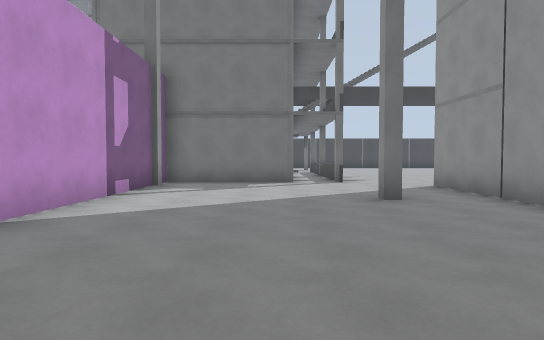
view 1 (above)

24 first-person views from a walk through a 3-D level made in the Godot game engine. The camera is 1.4 m above the floor, tilts 2° down and sees 75° across. The floor is counted in squares, 2 m on a side. Each view is taken from the middle of a square. On the plan, view 1 faces up. The plan holds only what a view shows up to about 11 squares ahead; the rest is blank. The place goes on beyond the plan. Characters and animated objects are not drawn.

view 2
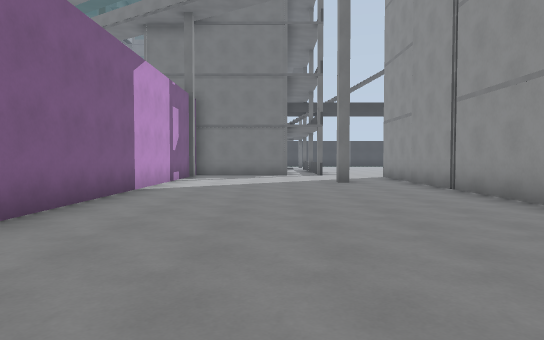

view 3
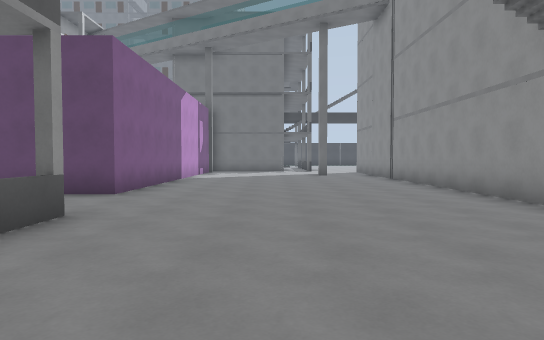

view 4
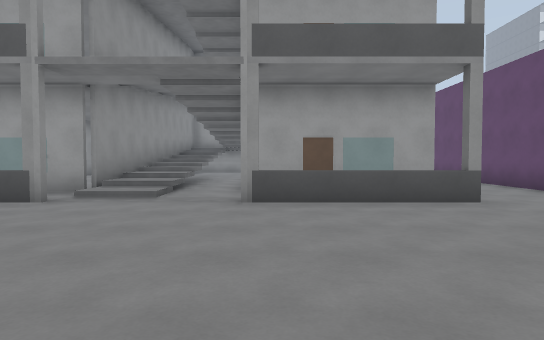

view 5
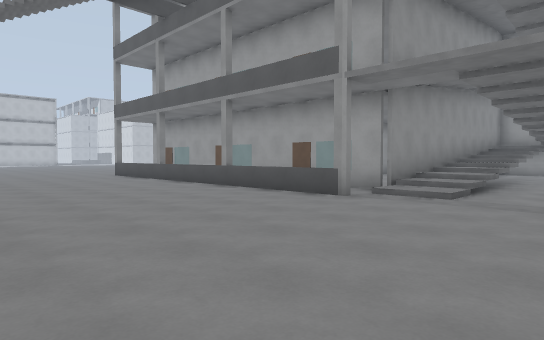

view 6
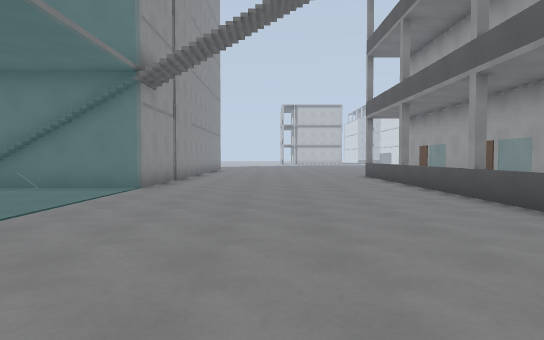

view 7
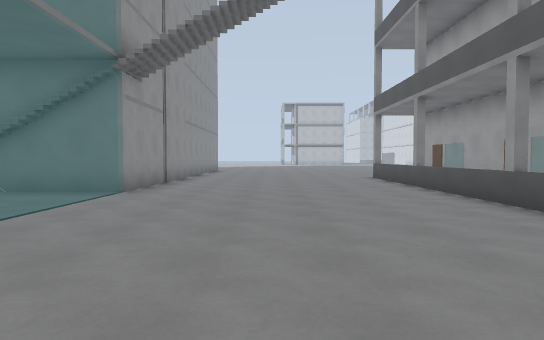

view 8
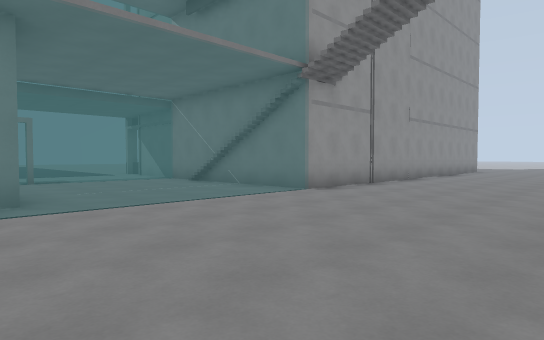

view 9
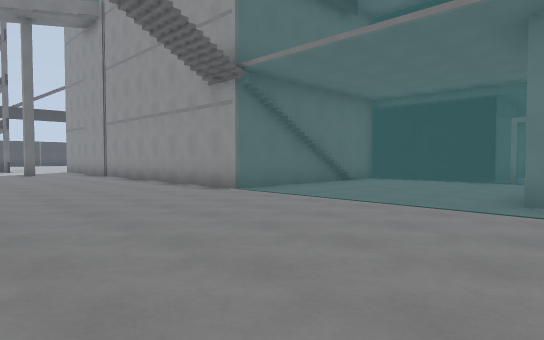

view 10
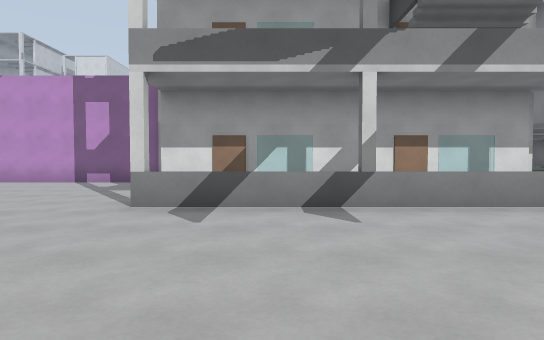

view 11
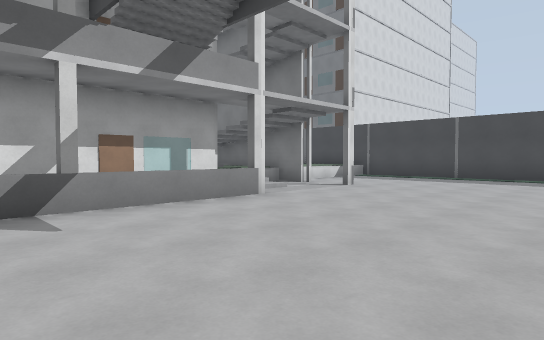

view 12
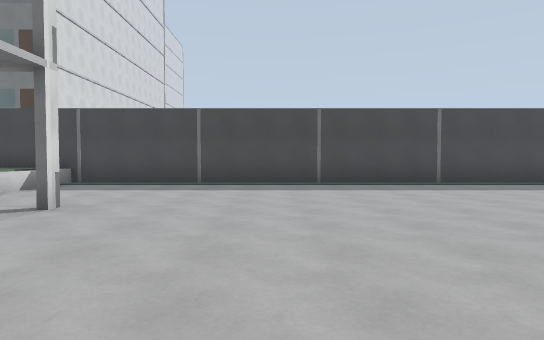

view 13
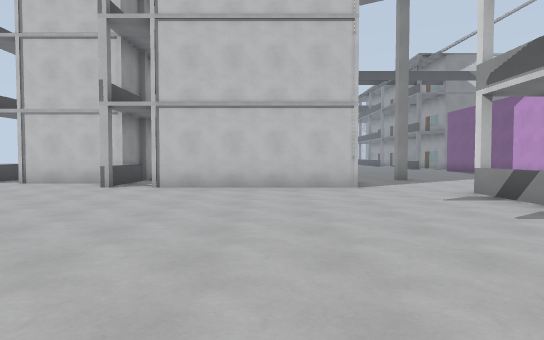

view 14
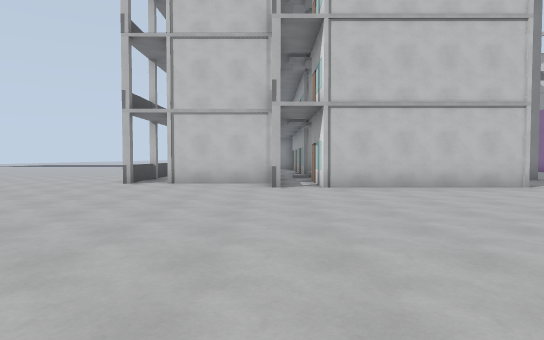

view 15
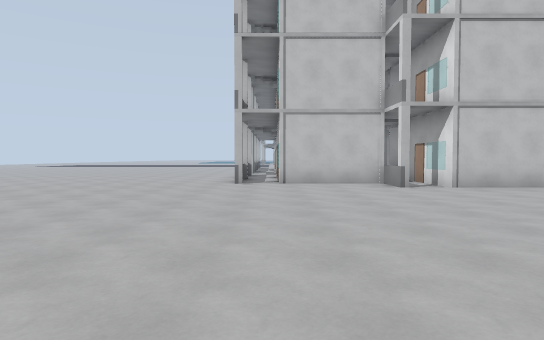

view 16
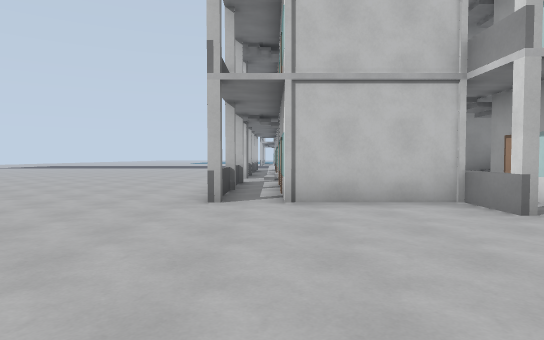

view 17
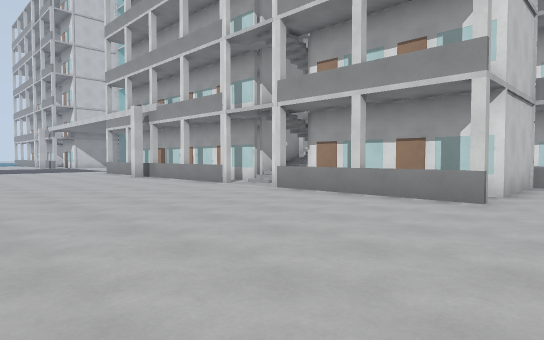

view 18
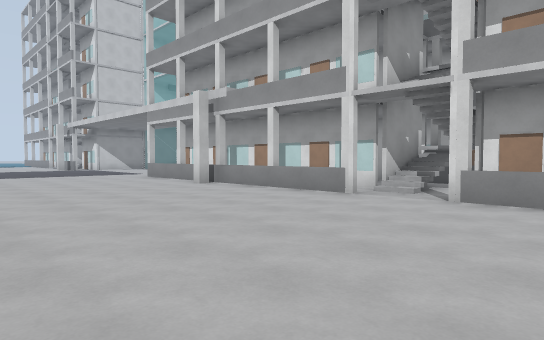

view 19
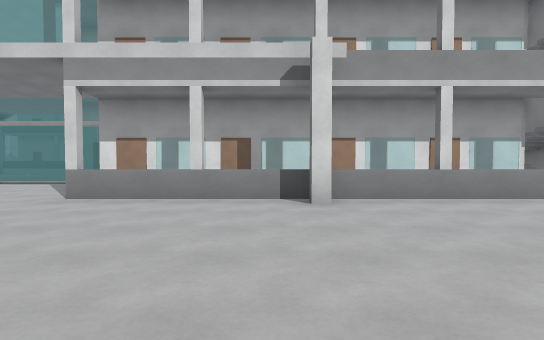

view 20
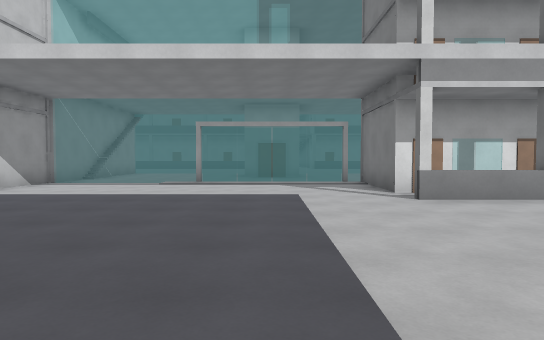

view 21
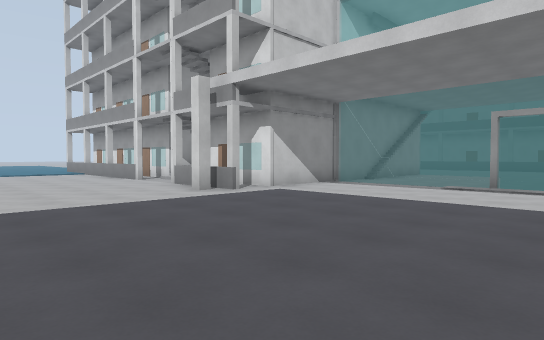

view 22
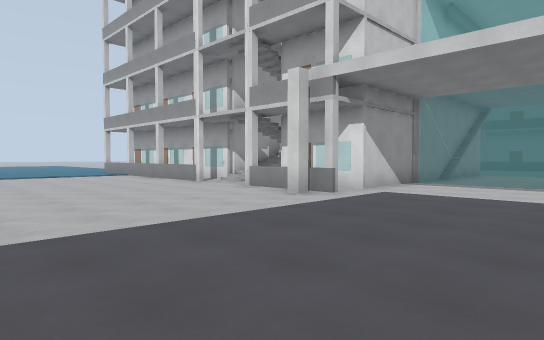

view 23
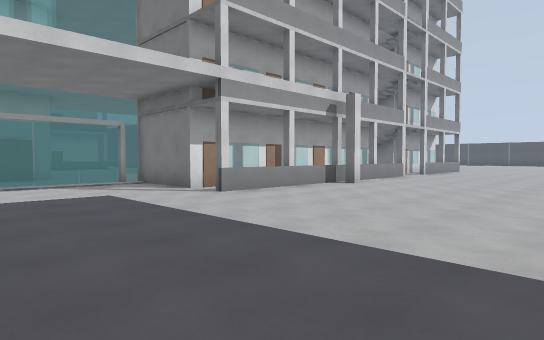

view 24
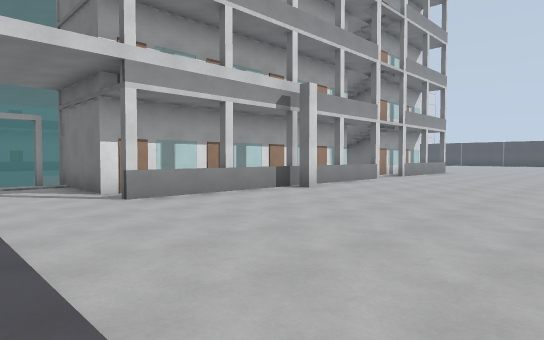

### Floor plan
Points are (right, up) in squares from view 1. A wall is a line through its corners. A room is listed if a view was taken in it or the views show most of it. See-through windows are left out.
Room 1 (views 1, 2, 3, 4, 5, 6, 7, 8, 9)
walls: (-2.5, -3.6) (-2.5, -7.5); (4, -3.9) (4, 8.7); (-2.5, -10.5) (-2.5, -20); (-6.5, -10.6) (-4.1, -10.6); (2.2, 5.8) (1.9, 5.8) (1.9, 6.1) (2.2, 6.1); (0.6, 10) (-3, 10) (-3, -1.2) (-6.5, -1.2); (1.9, 10) (1.9, 10.9); (4, -20.5) (4, -16.1)
ways out: opening at (3.5, 9) to room 2; closed door at (0.5, 11)
Room 2 (views 10, 11, 12, 13, 14, 15, 16, 17, 18, 19, 20, 21, 22, 23, 24)
walls: (10.1, 7.5) (12.8, 7.5) (12.8, 3); (14, 7.6) (14, 3); (10, 8.8) (10, 7.5); (9.9, 6) (9.9, 8.8); (13.9, 3.1) (13.9, 7.5); (11.7, 2.4) (11.7, 1.2); (11.1, 1.2) (12.8, 1.2); (14, 1.2) (14, -7.5); (4, 8.7) (8.8, 8.7) (8.8, 6.1); (14.6, -3) (14.6, -3.5); (2, 16.9) (2, 10); (0.6, 16.9) (0.6, 14.4); (12.8, -7.5) (10.1, -7.5); (10, -7.5) (10, -8); (0.5, 19.7) (-0.9, 19.7); (12.4, 24.6) (-2.4, 24.6); (9.1, -16.1) (12.8, -16.1) (12.8, -19); (14, -16.2) (14, -19); (14.2, -16.6) (14.6, -16.6) (14.6, -17)
low walls: (-0.4, 23.1) (-0.4, 22); (-0.8, 23.6) (-0.8, 22.5); (-0.4, 24.6) (-0.4, 24)
ways out: opening at (3.5, 9) to room 1; closed door at (0.5, 14.5); closed door at (10, -10); closed door at (13, -18); closed door at (13, -7); closed door at (13, 4); gap at (1, 20)

Where each view was taken, in squares from view 1:
view 1: 0 up, 0 right, facing up
view 2: 4 down, 0 right, facing up
view 3: 8 down, 0 right, facing up
view 4: 7 down, 3 right, facing left
view 5: 7 down, 3 right, facing down-left
view 6: 8 down, 1 right, facing down
view 7: 9 down, 1 right, facing down
view 8: 10 down, 1 left, facing down-right
view 9: 10 down, 1 left, facing up-right
view 10: 12 up, 7 right, facing left
view 11: 12 up, 7 right, facing up-left
view 12: 15 up, 5 right, facing up
view 13: 17 up, 6 right, facing down
view 14: 17 up, 10 right, facing down
view 15: 17 up, 13 right, facing down
view 16: 13 up, 13 right, facing down
view 17: 9 up, 20 right, facing down-left
view 18: 5 up, 20 right, facing down-left
view 19: 4 down, 20 right, facing left
view 20: 10 down, 20 right, facing left
view 21: 10 down, 19 right, facing down-left
view 22: 12 down, 20 right, facing down-left
view 23: 12 down, 20 right, facing up-left
view 24: 10 down, 20 right, facing up-left
